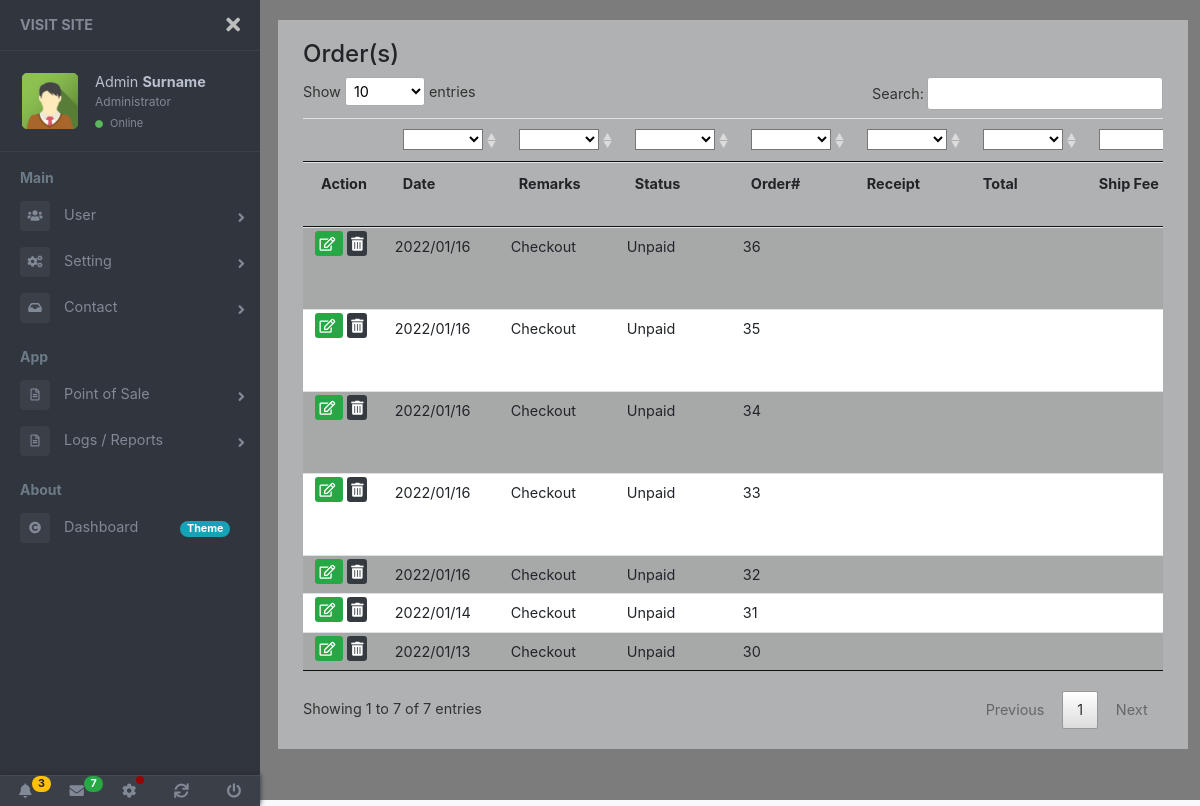
The app's page /routes/item-order/index.php (signed in) with its own data.
### tables this page shows
CREATE TABLE `tbl_order_customer` (
  `order_id` int(11) NOT NULL,
  `receipt_no` text DEFAULT NULL,
  `customer_id` varchar(254) DEFAULT NULL,
  `customer_name` text DEFAULT NULL,
  `phone` text DEFAULT NULL,
  `cemail` text NOT NULL,
  `address` text DEFAULT NULL,
  `sub_total_qty` double DEFAULT NULL,
  `sub_total_item` int(11) DEFAULT NULL,
  `sub_total` double DEFAULT NULL,
  `shipping_fee` double DEFAULT NULL,
  `total_all` double DEFAULT NULL,
  `remarks` text DEFAULT NULL,
  `status` text DEFAULT NULL,
  `process_by` text DEFAULT NULL,
  `review_by` text DEFAULT NULL,
  `approved_by` text DEFAULT NULL,
  `receiver` text NOT NULL,
  `receiver_phone` text NOT NULL,
  `remail` text NOT NULL,
  `d_location` text NOT NULL,
  `long_lat` text NOT NULL,
  `courier` text NOT NULL,
  `otherinfo` text NOT NULL,
  `created` datetime NOT NULL DEFAULT current_timestamp(),
  `modified` timestamp NOT NULL DEFAULT current_timestamp() ON UPDATE current_timestamp(),
  `deleted` int(1) DEFAULT NULL
);

### routes/item-order/index.php (called while the page is built, shortened)
<?php
	include_once "../../content/template-part/dashboard-header.php";
	include_once "../../content/view/item-order/index.php";
	include_once "../../content/template-part/dashboard-footer.php";

### content/view/item-order/index.php (the view, shortened to what this page needs)
<?php
	include_once "../../content/template-part/dashboard-navbar.php";
?>
<link rel="stylesheet" href="<?php echo $dirbak; ?>assets/datatables/1.11.3/css/jquery.dataTables.min.css">
<main class="page-content">
	<div class="container-fluid bg-light-opacity">
		<div class="d-flex">
			<h4 class="mr-2 mb-2">Order(s)</h4>
		</div>
		<div class="table-responsive">
			<table id="listRecView" class="table table-striped table-hover">
				<thead id="remSortH">
					<tr>
						<th class="remove-dropdown"></th>
						<th></th>
						<th></th>
						<th></th>
						<th></th>
						<th></th>
						<th></th>
						<th></th>
						<th></th>
					</tr>
				</thead>
				<thead id="theadtitle">
					<tr>
						<th class="text-left">Action</th>
						<th>Date</th>
						<th>Remarks</th>
						<th>Status</th>
						<th>Order#</th>
						<th>Receipt</th>
						<th>Total</th>
						<th>Ship Fee</th>
					</tr>
				</thead>
				<tbody>
					<?php
						$tblname = "tbl_order_customer";
						$prim_id = "order_id";
						$cnn = new PDO("mysql:host={$host};dbname={$db}", $unameroot, $pw);
						$qry = "SELECT * FROM {$tblname} WHERE deleted=0 AND remarks<>:rmrkz ORDER BY {$prim_id} DESC";
						$stmt = $cnn->prepare($qry);
						$rmrkz = 'Process';
						$stmt->bindParam(':rmrkz', $rmrkz);
						$stmt->execute();
						for($i=0; $row = $stmt->fetch(); $i++) {
							$orderid=$row['order_id'];
							$receiptno=$row['receipt_no'];
							$totalall=$row['total_all'];
							$shippingfee=$row['shipping_fee'];
							$created2=$row['created'];
							$created=date_format(new DateTime($created2),'Y/m/d');
							$remarks=$row['remarks'];
							$status=$row['status'];
					?>
							<tr>
								<td class="text-center tbl-action">
									<a href="#" class="btn-sm btn-success btn-inline" title="Edit">
										<span class="far fa-edit"></span>
									</a>
									<a class="btn-sm btn-dark btn-inline ml-1" href="#" title="Delete">
										<span class="fas fa-trash-alt"></span>
									</a>
								</td>
								<td data-filter="<?php echo $created; ?>"><?php echo $created; ?></td>
								<td data-filter="<?php echo $remarks; ?>"><?php echo $remarks; ?></td>
								<td data-filter="<?php echo $status; ?>"><?php echo $status; ?></td>
								<td data-filter="<?php echo $orderid; ?>"><?php echo $orderid; ?></td>
								<td data-filter="<?php echo $receiptno; ?>"><?php echo $receiptno; ?></td>
								<td data-filter="<?php echo $totalall; ?>"><?php echo $totalall; ?></td>
								<td data-filter="<?php echo $shippingfee; ?>"><?php echo $shippingfee; ?></td>
							</tr>
					<?php
						}
					?>
				</tbody>
				<tfoot>
					<tr>
						<td class="remove-dropdown"></td>
						<td></td>
						<td></td>
						<td></td>
						<td></td>
						<td></td>
						<td></td>
						<td></td>
					</tr>
				</tfoot>
			</table>
		</div>
		<div id="trnsfrPaginate" class="dataTables_wrapper"></div>
	</div>
</main>

### assets/css/dashboard.css (style rules this page uses)
body { font-size: 0.9rem; }
@media screen and (min-width: 768px) { .page-wrapper.toggled .page-content { padding-left: 278px; padding-right: 12px; } }
.page-wrapper .page-content { display: inline-block; width: 100%; padding-left: 0px; padding-top: 20px; }
.page-wrapper .page-content > div { padding: 20px 25px; }
.page-wrapper .page-content { overflow-x: hidden; }
.page-content { height: 100vh; }
.bg-light-opacity { background-color: #f8f9fa6b!important; }
#listRecView .btn-sm, #listRecView2 .btn-sm { padding: .25rem!important; }

### assets/css/style.css (style rules this page uses)
* { box-sizing: border-box; }
body { margin: 0; }
.tbl-action { padding: 0!important; padding-top: 5px!important; padding-right: 5px!important; }

### content/view/item-order/index.php (style rules this page uses)
.table-responsive .table thead th { vertical-align: unset; }

### records on screen
tbl_order_customer: created "2022/01/16", remarks "Checkout", status "Unpaid", order_id "36"
tbl_order_customer: created "2022/01/16", remarks "Checkout", status "Unpaid", order_id "35"
tbl_order_customer: created "2022/01/16", remarks "Checkout", status "Unpaid", order_id "34"
tbl_order_customer: created "2022/01/16", remarks "Checkout", status "Unpaid", order_id "33"
tbl_order_customer: created "2022/01/16", remarks "Checkout", status "Unpaid", order_id "32"
tbl_order_customer: created "2022/01/14", remarks "Checkout", status "Unpaid", order_id "31"
tbl_order_customer: created "2022/01/13", remarks "Checkout", status "Unpaid", order_id "30"

### other values on screen
$givename "Admin"
$lastname "Surname"
$ptitle "Administrator"
